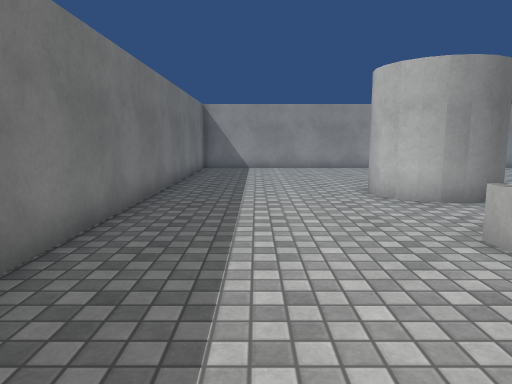
View 1 (above)

20 first-person views from a walk through a Unity game level. The camera is 1.3 m above the floor, tilts 8° down and sees 70° across. The floor is counted in squares, 1 m on a side. Each view is taken from the middle of a square. On the plan, view 1 faces up. The plan holds only what a view shows up to about 15 squares ahead; the rest is blank. Surface patterns are stand-ins for the level's own textures.

View 2
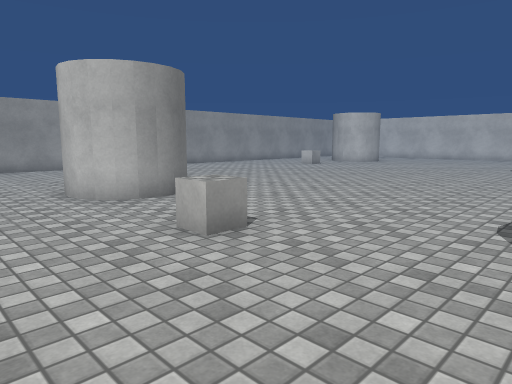

View 3
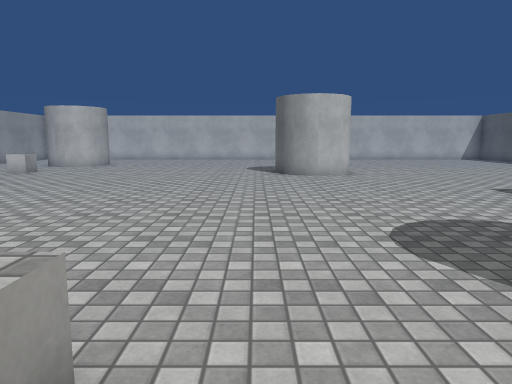

View 4
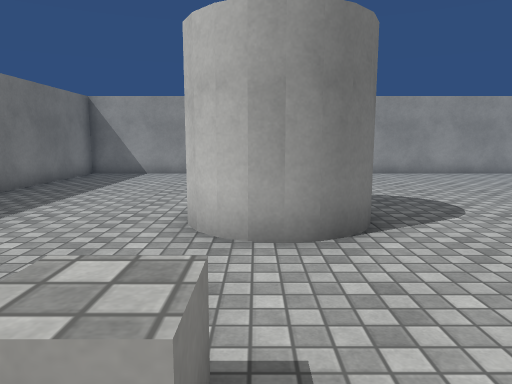

View 5
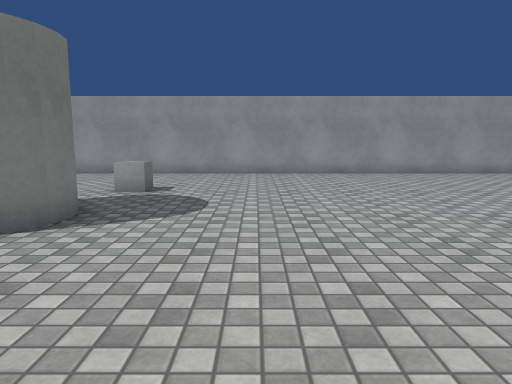

View 6
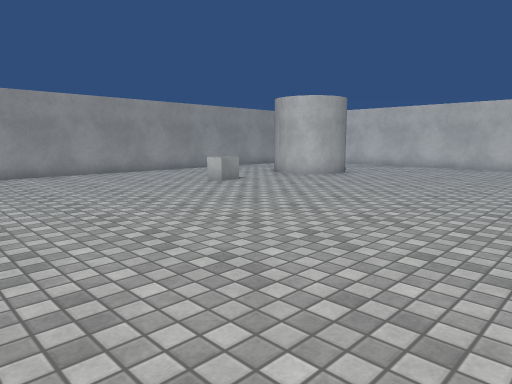

View 7
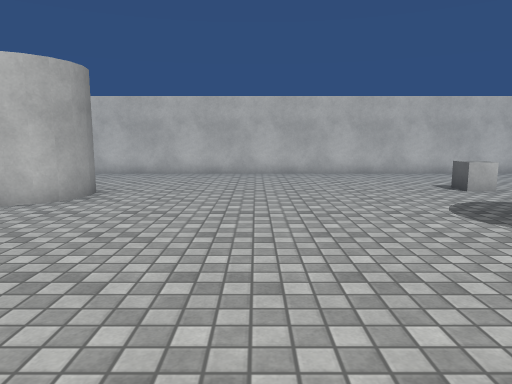

View 8
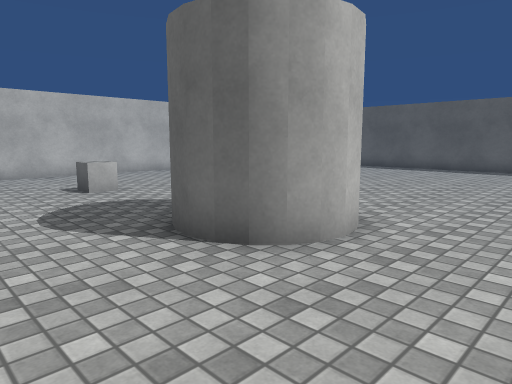

View 9
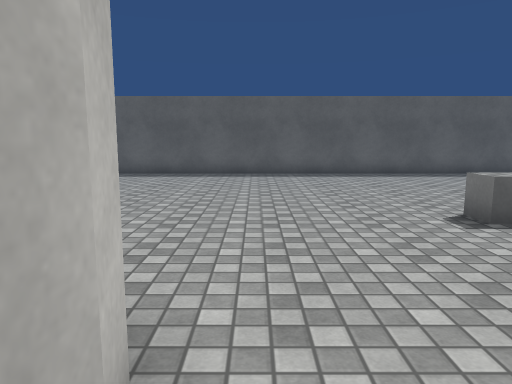

View 10
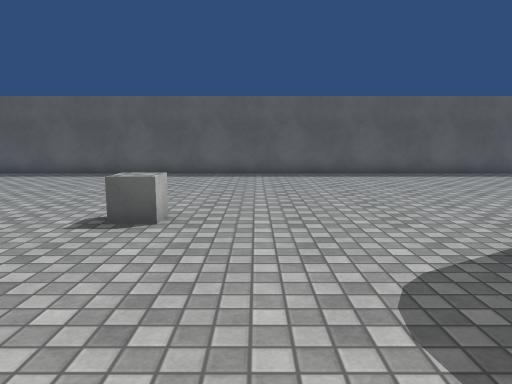

View 11
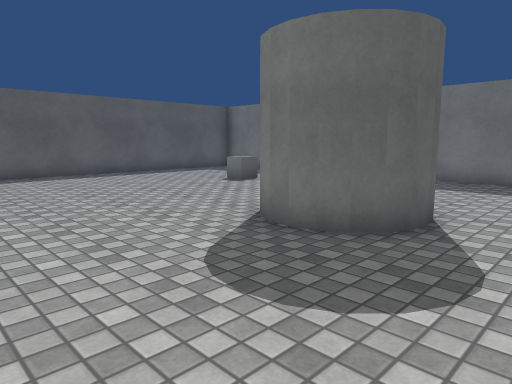

View 12
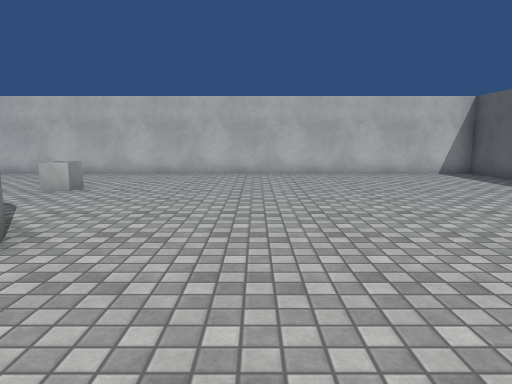

View 13
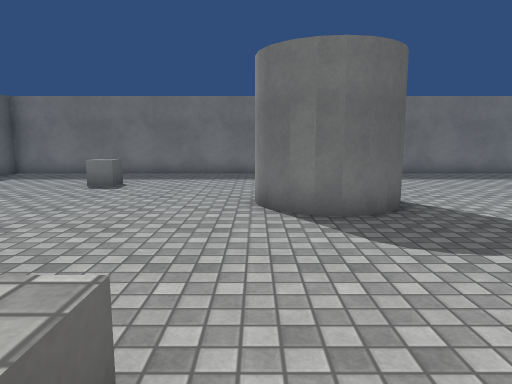

View 14
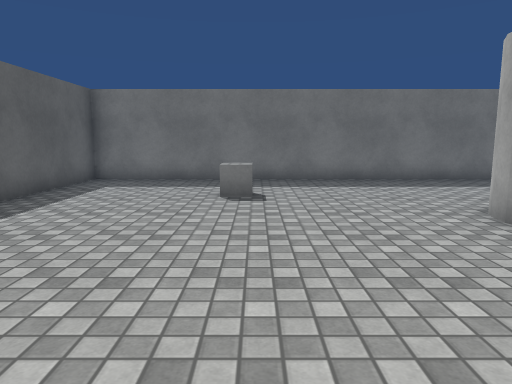

View 15
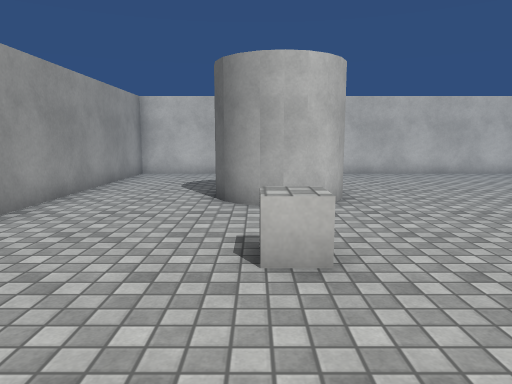

View 16
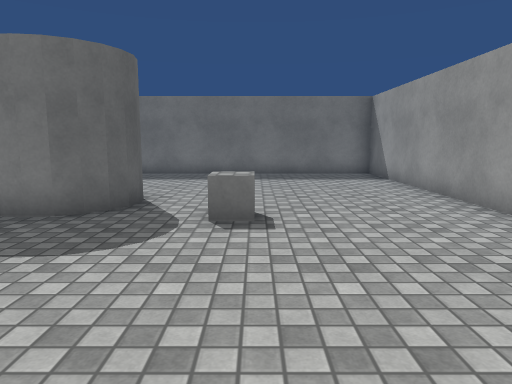

View 17
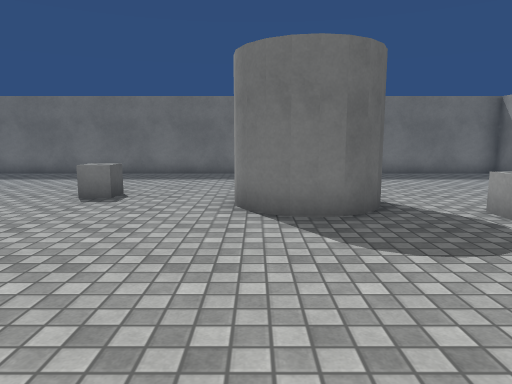

View 18
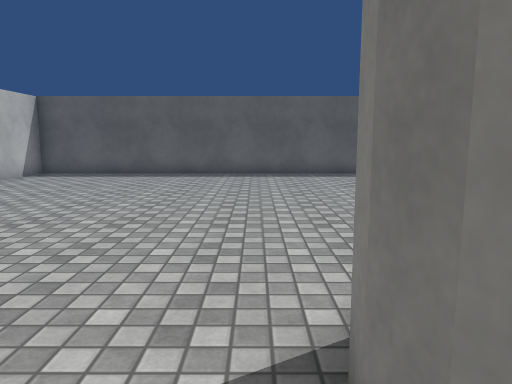

View 19
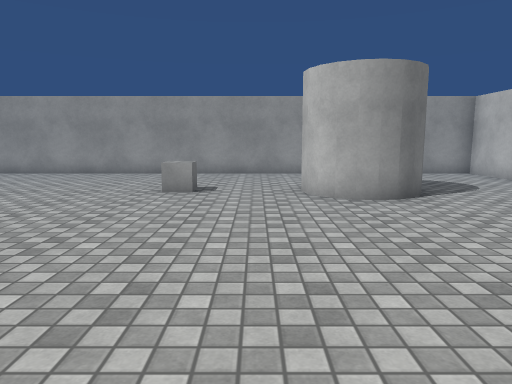

View 20
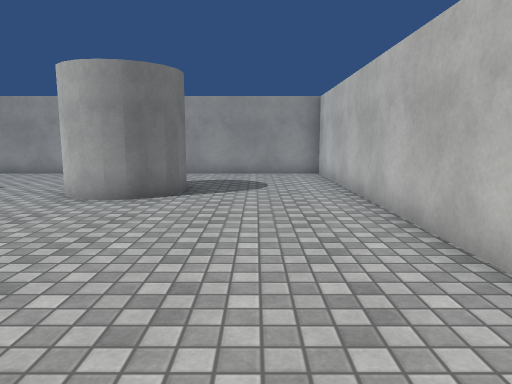

### Floor plan
Points are (right, up) in squares from view 1. A wall is a line through its corners. A room is listed if a view was taken in it or the views show most of it. See-through windows are left out.
Room 1 (views 1, 2, 3, 4, 5, 6, 7, 8, 9, 10, 11, 12, 13, 14, 15, 16, 17, 18, 19, 20)
walls: (15.6, 0.7) (15.7, 1.2); (15.9, 1.6) (16.4, 2.1); (15.7, 0) (15.5, 0.9) (16, 1.8) (16.8, 2.2); (16.6, 2.1) (17.3, 2.2); (16, -0.4) (15.7, 0.2); (17.1, 2.2) (17.5, 2.1) (18.1, 1.9); (16.7, -0.8) (16.2, -0.5) (15.9, -0.2); (18.5, 1.2) (18.6, 0.7) (18.5, 0.2); (5.7, -0.8) (5.8, -1.8); (5.4, -0.4) (5.8, -1.3) (5.7, -2.2); (5, -0.1) (5.5, -0.6); (5.7, -2) (5.4, -2.6); (5.5, -2.4) (5.2, -2.7) (4.7, -2.9) (4, -3.1) (3.4, -2.7); (4.5, 0) (5.2, -0.3); (3.7, -0.1) (4.3, 0) (4.7, -0.1); (5.5, 7.9) (4.8, 7.6); (5.1, 7.7) (4.1, 7.5) (3.3, 7.9); (4.3, -3) (3.8, -2.9); (4.6, 7.5) (3.7, 7.7); (5.9, 9.3) (5.8, 8.6); (5.8, 9.8) (5.9, 8.8) (5.6, 8.2) (5.2, 7.8); (5.5, 10.2) (5.8, 9.5); (3.5, 7.8) (3, 8.3); (5.1, 10.4) (5.6, 9.9); (3.2, 8.2) (2.8, 8.8); (4.6, 10.6) (5.2, 10.3); (2.9, 8.6) (2.9, 9) (2.9, 9.5); (3.8, 10.5) (4.4, 10.6) (4.8, 10.5); (22.4, 11.1) (21.4, 10.9) (20.6, 11.4) (20.3, 12) (20.2, 12.4) (20.3, 13.2); (20.3, 12.9) (20.6, 13.6); (20.5, 13.3) (21, 13.8); (22.8, 11.4) (21.9, 10.9) (21, 11.1) (20.3, 11.8); (20.8, 13.7) (21.2, 13.9) (21.8, 14); (23.1, 11.8) (22.6, 11.2); (23.1, 13) (23.2, 12.5) (23.1, 12) (22.9, 11.6); (27.5, -12.5) (27.5, 17.5) (-2.5, 17.5) (-2.5, -12.5) (27.5, -12.5)
objects: other object (1, -8) to (1, -7); other object (3, 4) to (4, 5); other object (6, 12) to (6, 13); other object (11, -4); other object (17, 12) to (17, 13); other object (22, 1) to (23, 1)

Positions as (right, up) in squares from view 1, and headings:
1: (0, 0), facing up
2: (0, 0), facing up-right
3: (2, 3), facing right
4: (4, 3), facing up
5: (9, 3), facing up
6: (9, 3), facing up-right
7: (13, 7), facing right
8: (13, 5), facing down-right
9: (15, 2), facing down
10: (9, 2), facing down
11: (10, 2), facing down-left
12: (13, -4), facing right
13: (12, -3), facing left
14: (10, -7), facing left
15: (13, 13), facing right
16: (12, 13), facing left
17: (12, 8), facing left
18: (19, 2), facing down
19: (19, 3), facing up
20: (25, 3), facing up
